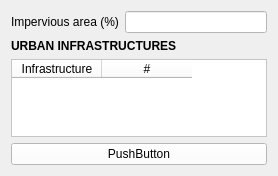
               <widget class="QWidget" name="Built_Box">
                <property name="geometry">
                 <rect>
                  <x>0</x>
                  <y>0</y>
                  <width>274</width>
                  <height>176</height>
                 </rect>
                </property>
                <attribute name="label">
                 <string>BUILT ENVIRONMENT</string>
                </attribute>
                <layout class="QVBoxLayout" name="verticalLayout_15">
                 <item>
                  <layout class="QFormLayout" name="Built_Form">
                   <item row="0" column="0">
                    <widget class="QLabel" name="imperviousAreaLabel_2">
                     <property name="text">
                      <string>Impervious area (%)</string>
                     </property>
                    </widget>
                   </item>
                   <item row="0" column="1">
                    <widget class="QLineEdit" name="imperviousAreaLineEdit_2">
                     <property name="styleSheet">
                      <string notr="true">background-color: rgb(255, 255, 255);</string>
                     </property>
                    </widget>
                   </item>
                  </layout>
                 </item>
                 <item>
                  <widget class="QLabel" name="Infras_Label">
                   <property name="sizePolicy">
                    <sizepolicy hsizetype="Preferred" vsizetype="Minimum">
                     <horstretch>0</horstretch>
                     <verstretch>0</verstretch>
                    </sizepolicy>
                   </property>
                   <property name="maximumSize">
                    <size>
                     <width>16777215</width>
                     <height>15</height>
                    </size>
                   </property>
                   <property name="whatsThis">
                    <string/>
                   </property>
                   <property name="styleSheet">
                    <string notr="true">background-color: rgba(0, 0, 0, 0);
Qlabel{font-size: 5 px}</string>
                   </property>
                   <property name="text">
                    <string>&lt;html&gt;&lt;head/&gt;&lt;body&gt;&lt;p&gt;&lt;span style=&quot; font-weight:700;&quot;&gt;URBAN INFRASTRUCTURES&lt;/span&gt;&lt;/p&gt;&lt;/body&gt;&lt;/html&gt;</string>
                   </property>
                   <property name="textFormat">
                    <enum>Qt::RichText</enum>
                   </property>
                   <property name="margin">
                    <number>0</number>
                   </property>
                  </widget>
                 </item>
                 <item>
                  <widget class="QTableWidget" name="Infras_Table">
                   <property name="sizePolicy">
                    <sizepolicy hsizetype="MinimumExpanding" vsizetype="Expanding">
                     <horstretch>0</horstretch>
                     <verstretch>0</verstretch>
                    </sizepolicy>
                   </property>
                   <property name="styleSheet">
                    <string notr="true">background-color: white</string>
                   </property>
                   <property name="autoScrollMargin">
                    <number>10</number>
                   </property>
                   <property name="alternatingRowColors">
                    <bool>false</bool>
                   </property>
                   <property name="showGrid">
                    <bool>true</bool>
                   </property>
                   <property name="rowCount">
                    <number>0</number>
                   </property>
                   <property name="columnCount">
                    <number>2</number>
                   </property>
                   <attribute name="horizontalHeaderCascadingSectionResizes">
                    <bool>false</bool>
                   </attribute>
                   <attribute name="horizontalHeaderMinimumSectionSize">
                    <number>25</number>
                   </attribute>
                   <attribute name="horizontalHeaderDefaultSectionSize">
                    <number>90</number>
                   </attribute>
                   <attribute name="horizontalHeaderHighlightSections">
                    <bool>true</bool>
                   </attribute>
                   <attribute name="horizontalHeaderShowSortIndicator" stdset="0">
                    <bool>false</bool>
                   </attribute>
                   <attribute name="horizontalHeaderStretchLastSection">
                    <bool>false</bool>
                   </attribute>
                   <attribute name="verticalHeaderCascadingSectionResizes">
                    <bool>false</bool>
                   </attribute>
                   <attribute name="verticalHeaderMinimumSectionSize">
                    <number>20</number>
                   </attribute>
                   <attribute name="verticalHeaderShowSortIndicator" stdset="0">
                    <bool>false</bool>
                   </attribute>
                   <attribute name="verticalHeaderStretchLastSection">
                    <bool>false</bool>
                   </attribute>
                   <column>
                    <property name="text">
                     <string>Infrastructure</string>
                    </property>
                   </column>
                   <column>
                    <property name="text">
                     <string>#</string>
                    </property>
                   </column>
                  </widget>
                 </item>
                 <item>
                  <widget class="QPushButton" name="pushButton_3">
                   <property name="styleSheet">
                    <string notr="true">background-color: white</string>
                   </property>
                   <property name="text">
                    <string>PushButton</string>
                   </property>
                  </widget>
                 </item>
                 <item>
                  <spacer name="verticalSpacer_15">
                   <property name="orientation">
                    <enum>Qt::Vertical</enum>
                   </property>
                   <property name="sizeHint" stdset="0">
                    <size>
                     <width>20</width>
                     <height>40</height>
                    </size>
                   </property>
                  </spacer>
                 </item>
                </layout>
               </widget>
